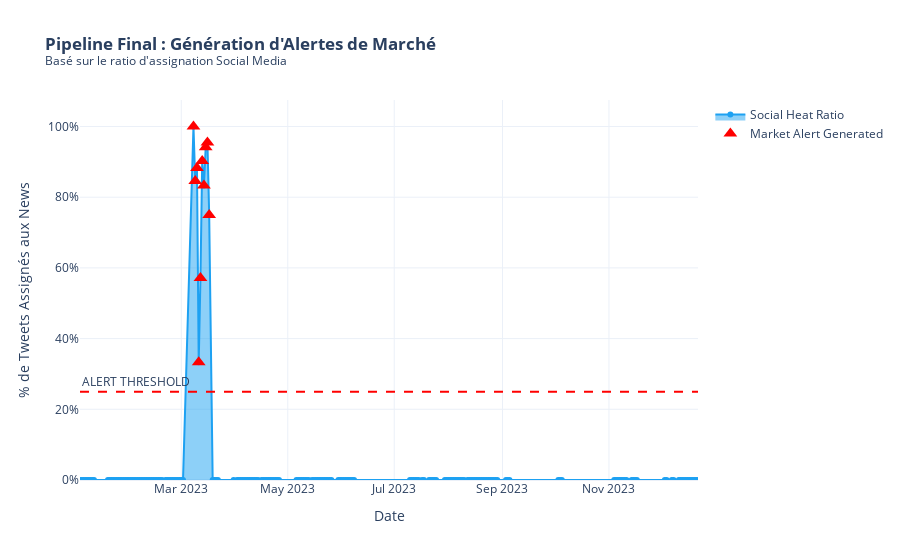

The notebook cell saved with this chart:
### Code cell
def plot_alert_generation(alert_data, alert_threshold=0.25):
    fig = go.Figure()

    # Courbe du Ratio
    fig.add_trace(go.Scatter(
        x=alert_data['date'], 
        y=alert_data['ratio'],
        mode='lines+markers',
        name='Social Heat Ratio',
        line=dict(color='#1DA1F2', width=2),
        fill='tozeroy' # Remplissage sous la courbe pour le "volume"
    ))

    # Ligne du Seuil d'Alerte
    fig.add_hline(
        y=alert_threshold, 
        line_dash="dash", 
        line_color="red", 
        annotation_text="ALERT THRESHOLD", 
        annotation_position="top left"
    )

    # Marquage des points d'alerte
    alerts = alert_data[alert_data['is_alert']]
    fig.add_trace(go.Scatter(
        x=alerts['date'], 
        y=alerts['ratio'],
        mode='markers',
        marker=dict(color='red', size=12, symbol='triangle-up'),
        name='Market Alert Generated'
    ))

    fig.update_layout(
        title="<b>Pipeline Final : Génération d'Alertes de Marché</b><br><sup>Basé sur le ratio d'assignation Social Media</sup>",
        xaxis_title="Date",
        yaxis_title="% de Tweets Assignés aux News",
        template="plotly_white",
        yaxis=dict(tickformat=".0%") # Format pourcentage
    )
    
    fig.show()

plot_alert_generation(alert_data, alert_threshold=0.25)

### Figure 1 — Plotly figure (JSON) as saved in the notebook; plotly's stock layout.template omitted (floating-point values rounded to 4 significant figures; data arrays with more than 128 entries replaced by an {"elided": "..."} marker saying what was removed)
{"data": [{"fill": "tozeroy", "line": {"color": "#1DA1F2", "width": 2}, "mode": "lines+markers", "name": "Social Heat Ratio", "type": "scatter", "x": {"elided": "198 str values"}, "y": {"elided": "198 float values"}}, {"marker": {"color": "red", "size": 12, "symbol": "triangle-up"}, "mode": "markers", "name": "Market Alert Generated", "type": "scatter", "x": ["2023-03-08", "2023-03-09", "2023-03-10", "2023-03-11", "2023-03-12", "2023-03-13", "2023-03-14", "2023-03-15", "2023-03-16", "2023-03-17"], "y": [1.0, 0.8462, 0.8824, 0.3333, 0.5714, 0.9024, 0.8333, 0.9412, 0.9545, 0.75]}], "layout": {"annotations": [{"showarrow": false, "text": "ALERT THRESHOLD", "x": 0, "xanchor": "left", "xref": "x domain", "y": 0.25, "yanchor": "bottom", "yref": "y"}], "shapes": [{"line": {"color": "red", "dash": "dash"}, "type": "line", "x0": 0, "x1": 1, "xref": "x domain", "y0": 0.25, "y1": 0.25, "yref": "y"}], "title": {"text": "<b>Pipeline Final : Génération d'Alertes de Marché</b><br><sup>Basé sur le ratio d'assignation Social Media</sup>"}, "xaxis": {"title": {"text": "Date"}}, "yaxis": {"tickformat": ".0%", "title": {"text": "% de Tweets Assignés aux News"}}}}
